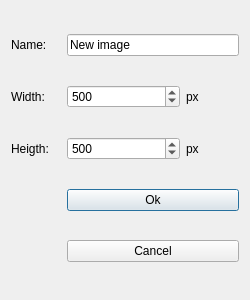
<?xml version="1.0" encoding="UTF-8"?>
<ui version="4.0">
 <class>DialogNewImg</class>
 <widget class="QDialog" name="DialogNewImg">
  <property name="geometry">
   <rect>
    <x>0</x>
    <y>0</y>
    <width>250</width>
    <height>300</height>
   </rect>
  </property>
  <property name="minimumSize">
   <size>
    <width>250</width>
    <height>300</height>
   </size>
  </property>
  <property name="maximumSize">
   <size>
    <width>250</width>
    <height>300</height>
   </size>
  </property>
  <property name="windowTitle">
   <string>New image</string>
  </property>
  <layout class="QGridLayout" name="gridLayout">
   <item row="2" column="0">
    <widget class="QLabel" name="label_3">
     <property name="text">
      <string>Heigth:</string>
     </property>
    </widget>
   </item>
   <item row="1" column="1" colspan="2">
    <widget class="QSpinBox" name="spinBoxNewImgWidth">
     <property name="minimum">
      <number>1</number>
     </property>
     <property name="maximum">
      <number>5000</number>
     </property>
     <property name="value">
      <number>500</number>
     </property>
    </widget>
   </item>
   <item row="1" column="0">
    <widget class="QLabel" name="label_2">
     <property name="text">
      <string>Width:</string>
     </property>
    </widget>
   </item>
   <item row="2" column="3">
    <widget class="QLabel" name="label_5">
     <property name="text">
      <string>px</string>
     </property>
    </widget>
   </item>
   <item row="2" column="1" colspan="2">
    <widget class="QSpinBox" name="spinBoxNewImgHeight">
     <property name="minimum">
      <number>1</number>
     </property>
     <property name="maximum">
      <number>5000</number>
     </property>
     <property name="value">
      <number>500</number>
     </property>
    </widget>
   </item>
   <item row="5" column="1" colspan="3">
    <widget class="QPushButton" name="pushButtonNewImgOk">
     <property name="text">
      <string>Ok</string>
     </property>
    </widget>
   </item>
   <item row="0" column="0">
    <widget class="QLabel" name="label">
     <property name="minimumSize">
      <size>
       <width>50</width>
       <height>20</height>
      </size>
     </property>
     <property name="maximumSize">
      <size>
       <width>50</width>
       <height>20</height>
      </size>
     </property>
     <property name="text">
      <string>Name:</string>
     </property>
    </widget>
   </item>
   <item row="1" column="3">
    <widget class="QLabel" name="label_4">
     <property name="text">
      <string>px</string>
     </property>
     <property name="scaledContents">
      <bool>false</bool>
     </property>
    </widget>
   </item>
   <item row="0" column="1" colspan="3">
    <widget class="QLineEdit" name="lineEdit">
     <property name="text">
      <string>New image</string>
     </property>
    </widget>
   </item>
   <item row="6" column="1" colspan="3">
    <widget class="QPushButton" name="pushButtonNewImgCancel">
     <property name="text">
      <string>Cancel</string>
     </property>
    </widget>
   </item>
  </layout>
 </widget>
 <resources/>
 <connections>
  <connection>
   <sender>pushButtonNewImgOk</sender>
   <signal>clicked()</signal>
   <receiver>DialogNewImg</receiver>
   <slot>accept()</slot>
   <hints>
    <hint type="sourcelabel">
     <x>116</x>
     <y>96</y>
    </hint>
    <hint type="destinationlabel">
     <x>39</x>
     <y>98</y>
    </hint>
   </hints>
  </connection>
  <connection>
   <sender>pushButtonNewImgCancel</sender>
   <signal>clicked()</signal>
   <receiver>DialogNewImg</receiver>
   <slot>reject()</slot>
   <hints>
    <hint type="sourcelabel">
     <x>98</x>
     <y>126</y>
    </hint>
    <hint type="destinationlabel">
     <x>17</x>
     <y>123</y>
    </hint>
   </hints>
  </connection>
 </connections>
</ui>
